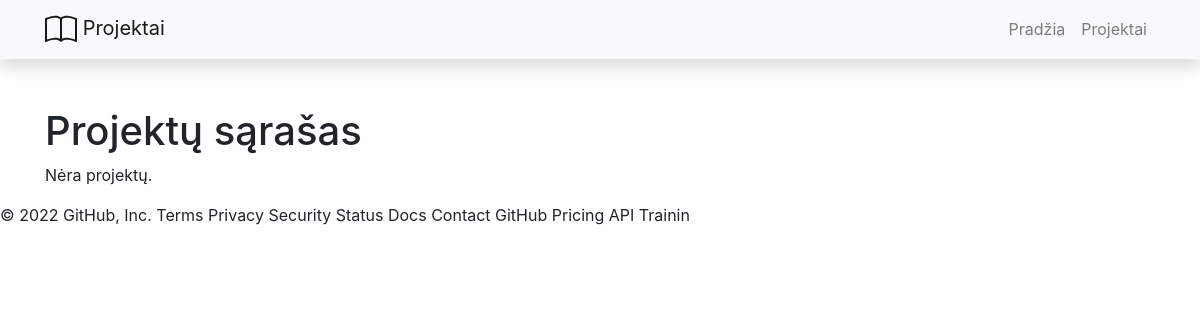
The page /projects/ on the database as committed earlier.
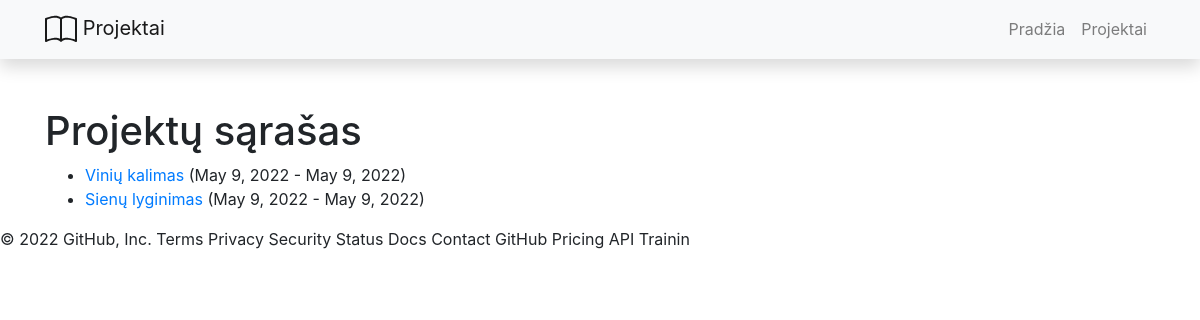
The same page on the database as committed later.
### projects/models.py (models this page shows, shortened)
class Project(models.Model):
    name = models.CharField('Name', max_length=200)
    start_date = models.DateField('Start date',  null=True)
    end_date = models.DateField('End date',  null=True)
    client = models.ForeignKey('Client', on_delete=models.SET_NULL, null=True)
    manager = models.ForeignKey(User, verbose_name="Manager", on_delete=models.SET_NULL, null=True)
    employees = models.ManyToManyField('Employee', verbose_name="Employees")

### projects/views.py (the view)
# urls.py: path('', views.ProjectListView.as_view(), name='projects'),
class ProjectListView(generic.ListView):
    model = Project
    template_name = 'project_list.html'

### projects/templates/project_list.html
{% extends "base.html" %}
{% block content %}
  <h1>Projektų sąrašas</h1>
  {% if project_list %}
  <ul>
    {% for project in project_list %}
      <li>
        <a href="{{ project.id }}">{{ project.name }}</a> ({{project.start_date}} - {{project.end_date}})
      </li>
    {% endfor %}
  </ul>
  {% else %}
    <p>Nėra projektų.</p>
  {% endif %}
{% endblock %}

### projects/templates/base.html (shortened to what this page needs)
<!DOCTYPE html>
<html lang="en">
<head>
    <link rel="stylesheet" href="https://maxcdn.bootstrapcdn.com/bootstrap/4.5.0/css/bootstrap.min.css">
</head>
<body>
<nav class="navbar navbar-expand-lg navbar-light bg-light static-top mb-5 shadow">
    <div class="container">
        <a class="navbar-brand" href="#">
            Projektai</a>
        <div class="collapse navbar-collapse" id="navbarResponsive">
            <ul class="navbar-nav ml-auto">
                <li class="nav-item">
                    <a class="nav-link" href="">Pradžia</a>
                </li>
                <li class="nav-item">
                    <a class="nav-link" href="{% url 'projects' %}">Projektai</a>
                </li>
            </ul>
        </div>
    </div>
</nav>
<div class="container">
    {% block content %}{% endblock %}
</div>
</body>
</html>

Rows that differ between the two databases and show on the page:
added Project: name "Vinių kalimas", start_date "May 9, 2022", end_date "May 9, 2022"
added Project: name "Sienų lyginimas", start_date "May 9, 2022", end_date "May 9, 2022"
Other text that changed with them:
text no longer shown: "Nėra projektų."
